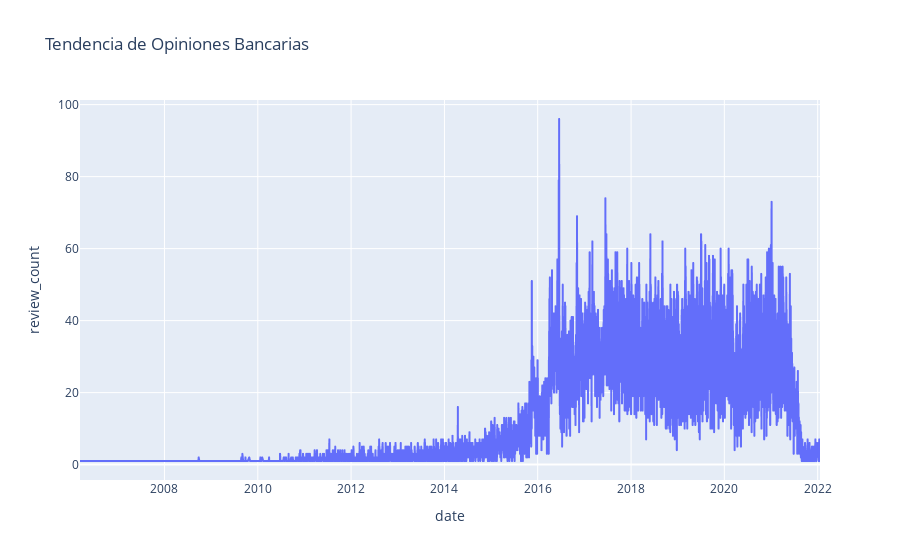

This figure's notebook cell:
### Code cell
# Crear un gráfico de líneas utilizando Plotly Express
fig = px.line(trend_reviews, x='date', y='review_count', title='Tendencia de Opiniones Bancarias')

# Mostrar el gráfico
fig.show()

### Figure 1 — Plotly figure (JSON) as saved in the notebook; plotly's stock layout.template omitted (floating-point values rounded to 4 significant figures; data arrays with more than 128 entries replaced by an {"elided": "..."} marker saying what was removed)
{"data": [{"hovertemplate": "date=%{x}<br>review_count=%{y}<extra></extra>", "legendgroup": "", "line": {"color": "#636efa", "dash": "solid"}, "marker": {"symbol": "circle"}, "mode": "lines", "name": "", "showlegend": false, "type": "scattergl", "x": {"elided": "3940 str values"}, "xaxis": "x", "y": {"elided": "3940 int values"}, "yaxis": "y"}], "layout": {"legend": {"tracegroupgap": 0}, "title": {"text": "Tendencia de Opiniones Bancarias"}, "xaxis": {"anchor": "y", "domain": [0, 1], "title": {"text": "date"}}, "yaxis": {"anchor": "x", "domain": [0, 1], "title": {"text": "review_count"}}}}
